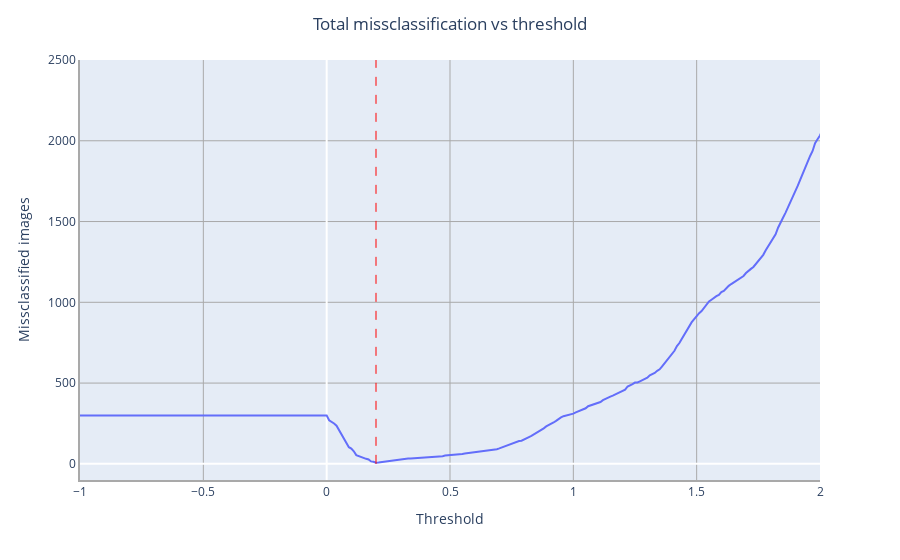

Notebook code cell kept with this figure:
### Code cell
import plotly.express as px

# create the line plot
fig = px.line(x=my_list, y=final)

# set the x-axis range to -1 to 1 and y-axis range to -100 to 2500
fig.update_xaxes(range=[-1, 2])
fig.update_yaxes(range=[-100, 2500])

# add a vertical line at x=0.2
fig.add_shape(type='line', x0=0.2, x1=0.2,
              y0=0, y1=max(final),
              line=dict(color='red', width=1, dash='dash'),
              name='Minimum Number of Misclassification')

fig.update_layout(
    title={
        'text': 'Total missclassification vs threshold',
        'x': 0.5,
        'xanchor': 'center'
    },
    xaxis_title='Threshold',
    yaxis_title='Missclassified images',
    xaxis=dict(showgrid=True, gridwidth=1, gridcolor='DarkGray', linecolor='DarkGray', linewidth=2),
    yaxis=dict(showgrid=True, gridwidth=1, gridcolor='DarkGray', linecolor='DarkGray', linewidth=2),
    showlegend=True
)
# display the plot
fig.show()

### Figure 1 — Plotly figure (JSON) as saved in the notebook; plotly's stock layout.template omitted (floating-point values rounded to 4 significant figures; data arrays with more than 128 entries replaced by an {"elided": "..."} marker saying what was removed)
{"data": [{"hovertemplate": "x=%{x}<br>y=%{y}<extra></extra>", "legendgroup": "", "line": {"color": "#636efa", "dash": "solid"}, "marker": {"symbol": "circle"}, "mode": "lines", "name": "", "orientation": "v", "showlegend": false, "type": "scatter", "x": {"elided": "601 float values"}, "xaxis": "x", "y": {"elided": "601 int values"}, "yaxis": "y"}], "layout": {"legend": {"tracegroupgap": 0}, "margin": {"t": 60}, "shapes": [{"line": {"color": "red", "dash": "dash", "width": 1}, "name": "Minimum Number of Misclassification", "type": "line", "x0": 0.2, "x1": 0.2, "y0": 0, "y1": 4302}], "showlegend": true, "title": {"text": "Total missclassification vs threshold", "x": 0.5, "xanchor": "center"}, "xaxis": {"anchor": "y", "domain": [0, 1], "gridcolor": "DarkGray", "gridwidth": 1, "linecolor": "DarkGray", "linewidth": 2, "range": [-1, 2], "showgrid": true, "title": {"text": "Threshold"}}, "yaxis": {"anchor": "x", "domain": [0, 1], "gridcolor": "DarkGray", "gridwidth": 1, "linecolor": "DarkGray", "linewidth": 2, "range": [-100, 2500], "showgrid": true, "title": {"text": "Missclassified images"}}}}
